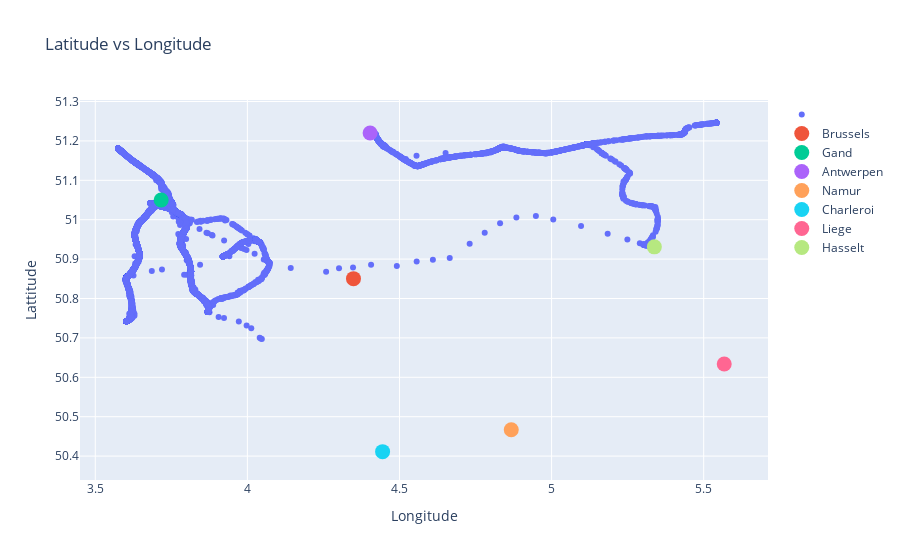

The notebook cell saved with this chart:
### Markdown cell above
## Longitude vs Latitude

### Code cell
# Create a scatter plot
fig = go.Figure()

# Add scatter trace to the figure
fig.add_trace(go.Scatter(
    x=df_corrected['lon'],
    y=df_corrected['lat'],
    mode='markers',
    marker=dict(size=6),
    name='',
))

cities = [
    ['Brussels',50.85045,4.34878 ],
    ['Gand',51.05,3.71667],
    ['Antwerpen',51.21989,4.40346],
    ['Namur',50.4669, 4.86746],
    ['Charleroi',50.41136,4.44448],
    ['Liege',50.63373, 5.56749],
    ['Hasselt',50.93106, 5.33781]
    
]
colors = px.colors.qualitative.Plotly

for jj,city in enumerate(cities):

    fig.add_trace(go.Scatter(
        x=[city[2]],  # Actual latitude of Brussels,
        y=[city[1]],  # Actual longitude of Brussels
        mode='markers',
        marker=dict(size=15, color=colors[jj+1]),  # Customize marker appearance
        name=city[0],
        text=[city[0]],  # Text to display (name)
        textposition='top center',  # Position of the text
    ))

# Update layout
fig.update_layout(
    title='Latitude vs Longitude',
    xaxis=dict(title='Longitude'),
    yaxis=dict(title='Lattitude'),  # Reverse the y-axis
)

# Show the Plotly Graph Objects figure
fig.show()

### Figure 1 — Plotly figure (JSON) as saved in the notebook; plotly's stock layout.template omitted (floating-point values rounded to 4 significant figures; data arrays with more than 128 entries replaced by an {"elided": "..."} marker saying what was removed)
{"data": [{"marker": {"size": 6}, "mode": "markers", "name": "", "type": "scatter", "x": {"elided": "25496 float values"}, "y": {"elided": "25496 float values"}}, {"marker": {"color": "#EF553B", "size": 15}, "mode": "markers", "name": "Brussels", "text": ["Brussels"], "textposition": "top center", "type": "scatter", "x": [4.349], "y": [50.85]}, {"marker": {"color": "#00CC96", "size": 15}, "mode": "markers", "name": "Gand", "text": ["Gand"], "textposition": "top center", "type": "scatter", "x": [3.717], "y": [51.05]}, {"marker": {"color": "#AB63FA", "size": 15}, "mode": "markers", "name": "Antwerpen", "text": ["Antwerpen"], "textposition": "top center", "type": "scatter", "x": [4.403], "y": [51.22]}, {"marker": {"color": "#FFA15A", "size": 15}, "mode": "markers", "name": "Namur", "text": ["Namur"], "textposition": "top center", "type": "scatter", "x": [4.867], "y": [50.47]}, {"marker": {"color": "#19D3F3", "size": 15}, "mode": "markers", "name": "Charleroi", "text": ["Charleroi"], "textposition": "top center", "type": "scatter", "x": [4.444], "y": [50.41]}, {"marker": {"color": "#FF6692", "size": 15}, "mode": "markers", "name": "Liege", "text": ["Liege"], "textposition": "top center", "type": "scatter", "x": [5.567], "y": [50.63]}, {"marker": {"color": "#B6E880", "size": 15}, "mode": "markers", "name": "Hasselt", "text": ["Hasselt"], "textposition": "top center", "type": "scatter", "x": [5.338], "y": [50.93]}], "layout": {"title": {"text": "Latitude vs Longitude"}, "xaxis": {"title": {"text": "Longitude"}}, "yaxis": {"title": {"text": "Lattitude"}}}}
